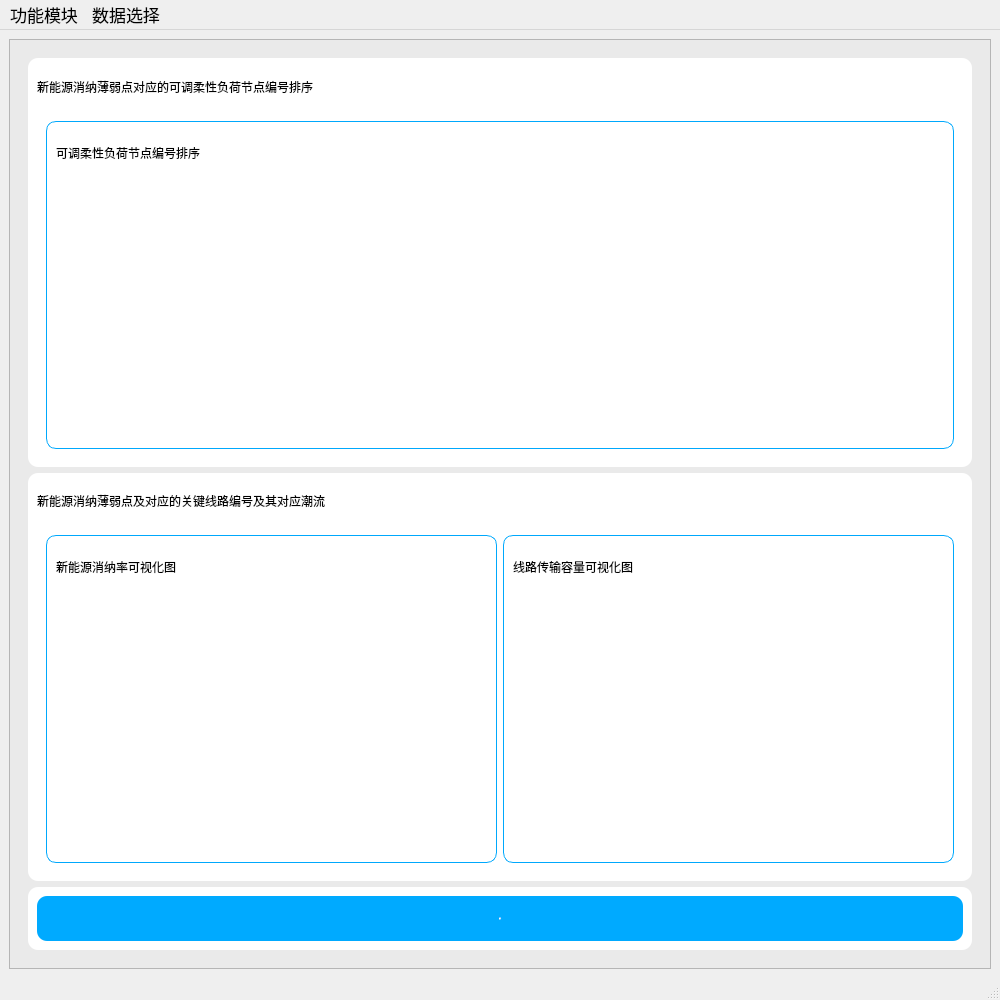
<?xml version="1.0" encoding="UTF-8"?>
<ui version="4.0">
 <class>MainWindow</class>
 <widget class="QMainWindow" name="MainWindow">
  <property name="geometry">
   <rect>
    <x>0</x>
    <y>0</y>
    <width>1000</width>
    <height>1000</height>
   </rect>
  </property>
  <property name="sizePolicy">
   <sizepolicy hsizetype="Preferred" vsizetype="Preferred">
    <horstretch>0</horstretch>
    <verstretch>6</verstretch>
   </sizepolicy>
  </property>
  <property name="minimumSize">
   <size>
    <width>1000</width>
    <height>1000</height>
   </size>
  </property>
  <property name="windowTitle">
   <string>输配协同下面向薄弱点关联潮流精准调控的多元用户联动决策支持系统</string>
  </property>
  <property name="styleSheet">
   <string notr="true">background-color:rgb(234, 234, 234)

&quot;QMenuBar{background-color:transparent;}&quot;/*设置背景色，跟随背景色*/                           
&quot;QMenuBar::selected{background-color:transparent;}&quot;/*设置菜单栏选中背景色*/
&quot;QMenuBar::item{font-size:12px;font-family:Microsoft YaHei;color:rgba(255,255,255,1);}&quot;/*设置菜单栏字体为白色，透明度为1（取值范围0.0-255）*/
</string>
  </property>
  <widget class="QWidget" name="centralwidget">
   <property name="sizePolicy">
    <sizepolicy hsizetype="Preferred" vsizetype="Expanding">
     <horstretch>0</horstretch>
     <verstretch>15</verstretch>
    </sizepolicy>
   </property>
   <layout class="QVBoxLayout" name="verticalLayout">
    <item>
     <widget class="QFrame" name="frame2">
      <property name="sizePolicy">
       <sizepolicy hsizetype="Expanding" vsizetype="Expanding">
        <horstretch>5</horstretch>
        <verstretch>1</verstretch>
       </sizepolicy>
      </property>
      <property name="styleSheet">
       <string notr="true">background-color:rgb(234, 234, 234)</string>
      </property>
      <property name="frameShape">
       <enum>QFrame::StyledPanel</enum>
      </property>
      <property name="frameShadow">
       <enum>QFrame::Raised</enum>
      </property>
      <layout class="QHBoxLayout" name="horizontalLayout_2">
       <item>
        <widget class="QStackedWidget" name="stackedWidget">
         <property name="minimumSize">
          <size>
           <width>0</width>
           <height>0</height>
          </size>
         </property>
         <property name="font">
          <font>
           <pointsize>1</pointsize>
          </font>
         </property>
         <property name="styleSheet">
          <string notr="true"/>
         </property>
         <property name="currentIndex">
          <number>0</number>
         </property>
         <widget class="QWidget" name="page1">
          <property name="styleSheet">
           <string notr="true">QMainWindow{
background-color:rgb(234, 234, 234)
}
QLabel{
font: bold 18px &quot;Microsoft YaHei&quot;;
background-color:rgb(255, 255, 255);
}
QPushButton{
background-color:rgb(0, 170, 255);
font: bold 19px &quot;Microsoft YaHei&quot;;
color: white;
border-radius: 10px

}
QPushButton:hover{
	border-style: solid;
	border-color: rgb(125, 255, 39);
	border-width: 1px;
	border-radius: 5px;
	color: white;
	padding: 2px;
	background-color: rgb(85, 170, 255);
}
QPushButton:pressed{
	border-style: solid;
	border-color: #050a0e;
	border-width: 1px;
	border-radius: 5px;
	color: white;
	padding: 2px;
	background-color: rgb(0, 170, 127);
}</string>
          </property>
          <layout class="QVBoxLayout" name="verticalLayout_5">
           <item>
            <widget class="QFrame" name="frame4">
             <property name="sizePolicy">
              <sizepolicy hsizetype="Expanding" vsizetype="Expanding">
               <horstretch>1</horstretch>
               <verstretch>7</verstretch>
              </sizepolicy>
             </property>
             <property name="styleSheet">
              <string notr="true">
.QFrame{
background-color:rgb(255, 255, 255);
border-radius:10px;
border:0px
}</string>
             </property>
             <property name="frameShape">
              <enum>QFrame::StyledPanel</enum>
             </property>
             <property name="frameShadow">
              <enum>QFrame::Raised</enum>
             </property>
             <layout class="QVBoxLayout" name="verticalLayout_3">
              <item>
               <widget class="QLabel" name="label_6">
                <property name="sizePolicy">
                 <sizepolicy hsizetype="Expanding" vsizetype="Expanding">
                  <horstretch>0</horstretch>
                  <verstretch>1</verstretch>
                 </sizepolicy>
                </property>
                <property name="styleSheet">
                 <string notr="true"/>
                </property>
                <property name="text">
                 <string>新能源消纳薄弱点对应的可调柔性负荷节点编号排序</string>
                </property>
               </widget>
              </item>
              <item>
               <widget class="QFrame" name="frame_5">
                <property name="sizePolicy">
                 <sizepolicy hsizetype="Preferred" vsizetype="Preferred">
                  <horstretch>0</horstretch>
                  <verstretch>9</verstretch>
                 </sizepolicy>
                </property>
                <property name="frameShape">
                 <enum>QFrame::StyledPanel</enum>
                </property>
                <property name="frameShadow">
                 <enum>QFrame::Raised</enum>
                </property>
                <layout class="QVBoxLayout" name="verticalLayout_8">
                 <item>
                  <widget class="QFrame" name="frame_10">
                   <property name="sizePolicy">
                    <sizepolicy hsizetype="Expanding" vsizetype="Expanding">
                     <horstretch>0</horstretch>
                     <verstretch>0</verstretch>
                    </sizepolicy>
                   </property>
                   <property name="styleSheet">
                    <string notr="true">	.QFrame{
			border-width: 1px;
	border-style: solid;
	border-color: rgb(0, 168, 252);
	background-color: white;
	color: #d3dae3;
	}
</string>
                   </property>
                   <property name="frameShape">
                    <enum>QFrame::StyledPanel</enum>
                   </property>
                   <property name="frameShadow">
                    <enum>QFrame::Raised</enum>
                   </property>
                   <layout class="QVBoxLayout" name="verticalLayout_7">
                    <item>
                     <widget class="QLabel" name="label_4">
                      <property name="sizePolicy">
                       <sizepolicy hsizetype="Preferred" vsizetype="Preferred">
                        <horstretch>0</horstretch>
                        <verstretch>1</verstretch>
                       </sizepolicy>
                      </property>
                      <property name="styleSheet">
                       <string notr="true"/>
                      </property>
                      <property name="text">
                       <string>可调柔性负荷节点编号排序</string>
                      </property>
                     </widget>
                    </item>
                    <item>
                     <widget class="QLabel" name="m1_p3">
                      <property name="sizePolicy">
                       <sizepolicy hsizetype="Expanding" vsizetype="Expanding">
                        <horstretch>0</horstretch>
                        <verstretch>6</verstretch>
                       </sizepolicy>
                      </property>
                      <property name="styleSheet">
                       <string notr="true"/>
                      </property>
                      <property name="text">
                       <string/>
                      </property>
                     </widget>
                    </item>
                   </layout>
                  </widget>
                 </item>
                </layout>
               </widget>
              </item>
             </layout>
            </widget>
           </item>
           <item>
            <widget class="QFrame" name="frame3">
             <property name="sizePolicy">
              <sizepolicy hsizetype="Expanding" vsizetype="Expanding">
               <horstretch>2</horstretch>
               <verstretch>7</verstretch>
              </sizepolicy>
             </property>
             <property name="styleSheet">
              <string notr="true">
.QFrame{
background-color:rgb(255, 255, 255);
border-radius:10px;
border:0px
}

</string>
             </property>
             <property name="frameShape">
              <enum>QFrame::StyledPanel</enum>
             </property>
             <property name="frameShadow">
              <enum>QFrame::Raised</enum>
             </property>
             <layout class="QVBoxLayout" name="verticalLayout_2">
              <item>
               <widget class="QLabel" name="label_5">
                <property name="sizePolicy">
                 <sizepolicy hsizetype="Expanding" vsizetype="Expanding">
                  <horstretch>0</horstretch>
                  <verstretch>1</verstretch>
                 </sizepolicy>
                </property>
                <property name="styleSheet">
                 <string notr="true"/>
                </property>
                <property name="text">
                 <string>新能源消纳薄弱点及对应的关键线路编号及其对应潮流</string>
                </property>
               </widget>
              </item>
              <item>
               <widget class="QFrame" name="frame">
                <property name="sizePolicy">
                 <sizepolicy hsizetype="Expanding" vsizetype="Expanding">
                  <horstretch>7</horstretch>
                  <verstretch>9</verstretch>
                 </sizepolicy>
                </property>
                <property name="frameShape">
                 <enum>QFrame::StyledPanel</enum>
                </property>
                <property name="frameShadow">
                 <enum>QFrame::Raised</enum>
                </property>
                <layout class="QHBoxLayout" name="horizontalLayout_4">
                 <item>
                  <widget class="QFrame" name="frame_8">
                   <property name="sizePolicy">
                    <sizepolicy hsizetype="Expanding" vsizetype="Expanding">
                     <horstretch>1</horstretch>
                     <verstretch>0</verstretch>
                    </sizepolicy>
                   </property>
                   <property name="styleSheet">
                    <string notr="true">	.QFrame{
			border-width: 1px;
	border-style: solid;
	border-color: rgb(0, 168, 252);
	background-color: white;
	color: #d3dae3;
	}
</string>
                   </property>
                   <property name="frameShape">
                    <enum>QFrame::StyledPanel</enum>
                   </property>
                   <property name="frameShadow">
                    <enum>QFrame::Raised</enum>
                   </property>
                   <layout class="QVBoxLayout" name="verticalLayout_4">
                    <item>
                     <widget class="QLabel" name="label">
                      <property name="sizePolicy">
                       <sizepolicy hsizetype="Expanding" vsizetype="Expanding">
                        <horstretch>0</horstretch>
                        <verstretch>1</verstretch>
                       </sizepolicy>
                      </property>
                      <property name="styleSheet">
                       <string notr="true"/>
                      </property>
                      <property name="text">
                       <string>新能源消纳率可视化图</string>
                      </property>
                     </widget>
                    </item>
                    <item>
                     <widget class="QLabel" name="m1_p1">
                      <property name="sizePolicy">
                       <sizepolicy hsizetype="Expanding" vsizetype="Expanding">
                        <horstretch>0</horstretch>
                        <verstretch>6</verstretch>
                       </sizepolicy>
                      </property>
                      <property name="styleSheet">
                       <string notr="true"/>
                      </property>
                      <property name="text">
                       <string/>
                      </property>
                     </widget>
                    </item>
                   </layout>
                  </widget>
                 </item>
                 <item>
                  <widget class="QFrame" name="frame_9">
                   <property name="sizePolicy">
                    <sizepolicy hsizetype="Expanding" vsizetype="Expanding">
                     <horstretch>1</horstretch>
                     <verstretch>0</verstretch>
                    </sizepolicy>
                   </property>
                   <property name="styleSheet">
                    <string notr="true">	.QFrame{
			border-width: 1px;
	border-style: solid;
	border-color: rgb(0, 168, 252);
	background-color: white;
	color: #d3dae3;
	}
</string>
                   </property>
                   <property name="frameShape">
                    <enum>QFrame::StyledPanel</enum>
                   </property>
                   <property name="frameShadow">
                    <enum>QFrame::Raised</enum>
                   </property>
                   <layout class="QVBoxLayout" name="verticalLayout_6">
                    <item>
                     <widget class="QLabel" name="label_2">
                      <property name="sizePolicy">
                       <sizepolicy hsizetype="Expanding" vsizetype="Expanding">
                        <horstretch>0</horstretch>
                        <verstretch>1</verstretch>
                       </sizepolicy>
                      </property>
                      <property name="styleSheet">
                       <string notr="true"/>
                      </property>
                      <property name="text">
                       <string>线路传输容量可视化图</string>
                      </property>
                     </widget>
                    </item>
                    <item>
                     <widget class="QLabel" name="m1_p2">
                      <property name="sizePolicy">
                       <sizepolicy hsizetype="Expanding" vsizetype="Expanding">
                        <horstretch>0</horstretch>
                        <verstretch>6</verstretch>
                       </sizepolicy>
                      </property>
                      <property name="styleSheet">
                       <string notr="true"/>
                      </property>
                      <property name="text">
                       <string/>
                      </property>
                     </widget>
                    </item>
                   </layout>
                  </widget>
                 </item>
                </layout>
               </widget>
              </item>
             </layout>
            </widget>
           </item>
           <item>
            <widget class="QFrame" name="frame_11">
             <property name="sizePolicy">
              <sizepolicy hsizetype="Expanding" vsizetype="Expanding">
               <horstretch>0</horstretch>
               <verstretch>1</verstretch>
              </sizepolicy>
             </property>
             <property name="styleSheet">
              <string notr="true">
.QFrame{
background-color:rgb(255, 255, 255);
border-radius:10px;
border:0px
}

</string>
             </property>
             <property name="frameShape">
              <enum>QFrame::StyledPanel</enum>
             </property>
             <property name="frameShadow">
              <enum>QFrame::Raised</enum>
             </property>
             <layout class="QVBoxLayout" name="verticalLayout_9">
              <item>
               <widget class="QPushButton" name="m1_run1">
                <property name="sizePolicy">
                 <sizepolicy hsizetype="Expanding" vsizetype="Expanding">
                  <horstretch>3</horstretch>
                  <verstretch>1</verstretch>
                 </sizepolicy>
                </property>
                <property name="minimumSize">
                 <size>
                  <width>200</width>
                  <height>45</height>
                 </size>
                </property>
                <property name="maximumSize">
                 <size>
                  <width>16777215</width>
                  <height>55</height>
                 </size>
                </property>
                <property name="font">
                 <font>
                  <family>Microsoft YaHei</family>
                  <pointsize>-1</pointsize>
                  <weight>75</weight>
                  <italic>false</italic>
                  <bold>true</bold>
                 </font>
                </property>
                <property name="styleSheet">
                 <string notr="true"/>
                </property>
                <property name="text">
                 <string>运行</string>
                </property>
               </widget>
              </item>
             </layout>
            </widget>
           </item>
          </layout>
         </widget>
         <widget class="QWidget" name="page2">
          <property name="minimumSize">
           <size>
            <width>600</width>
            <height>600</height>
           </size>
          </property>
          <layout class="QGridLayout" name="gridLayout_3">
           <item row="0" column="0">
            <widget class="QFrame" name="frame_2">
             <property name="sizePolicy">
              <sizepolicy hsizetype="Expanding" vsizetype="Expanding">
               <horstretch>0</horstretch>
               <verstretch>1</verstretch>
              </sizepolicy>
             </property>
             <property name="styleSheet">
              <string notr="true">QLabel{
font: bold 14px &quot;Microsoft YaHei&quot;;
background-color:rgb(255, 255, 255);
}
QPushButton{
background-color:rgb(0, 170, 255);
font: bold 19px &quot;Microsoft YaHei&quot;;
color: white;
border-radius: 10px

}
QPushButton:hover{
	border-style: solid;
	border-color: rgb(125, 255, 39);
	border-width: 1px;
	border-radius: 5px;
	color: white;
	padding: 2px;
	background-color: rgb(85, 170, 255);
}
QPushButton:pressed{
	border-style: solid;
	border-color: #050a0e;
	border-width: 1px;
	border-radius: 5px;
	color: white;
	padding: 2px;
	background-color: rgb(0, 170, 127);
}</string>
             </property>
             <property name="frameShape">
              <enum>QFrame::StyledPanel</enum>
             </property>
             <property name="frameShadow">
              <enum>QFrame::Raised</enum>
             </property>
             <layout class="QHBoxLayout" name="horizontalLayout">
              <item>
               <widget class="QFrame" name="frame_3">
                <property name="sizePolicy">
                 <sizepolicy hsizetype="Expanding" vsizetype="Expanding">
                  <horstretch>2</horstretch>
                  <verstretch>0</verstretch>
                 </sizepolicy>
                </property>
                <property name="frameShape">
                 <enum>QFrame::StyledPanel</enum>
                </property>
                <property name="frameShadow">
                 <enum>QFrame::Raised</enum>
                </property>
               </widget>
              </item>
              <item>
               <widget class="QPushButton" name="m2_btn1">
                <property name="sizePolicy">
                 <sizepolicy hsizetype="Expanding" vsizetype="Expanding">
                  <horstretch>3</horstretch>
                  <verstretch>0</verstretch>
                 </sizepolicy>
                </property>
                <property name="minimumSize">
                 <size>
                  <width>120</width>
                  <height>45</height>
                 </size>
                </property>
                <property name="maximumSize">
                 <size>
                  <width>16777215</width>
                  <height>55</height>
                 </size>
                </property>
                <property name="styleSheet">
                 <string notr="true"/>
                </property>
                <property name="text">
                 <string>导入电网数据</string>
                </property>
               </widget>
              </item>
              <item>
               <widget class="QFrame" name="frame_4">
                <property name="sizePolicy">
                 <sizepolicy hsizetype="Expanding" vsizetype="Expanding">
                  <horstretch>2</horstretch>
                  <verstretch>0</verstretch>
                 </sizepolicy>
                </property>
                <property name="frameShape">
                 <enum>QFrame::StyledPanel</enum>
                </property>
                <property name="frameShadow">
                 <enum>QFrame::Raised</enum>
                </property>
               </widget>
              </item>
              <item>
               <widget class="QPushButton" name="m2_btn2">
                <property name="sizePolicy">
                 <sizepolicy hsizetype="Expanding" vsizetype="Expanding">
                  <horstretch>3</horstretch>
                  <verstretch>0</verstretch>
                 </sizepolicy>
                </property>
                <property name="minimumSize">
                 <size>
                  <width>120</width>
                  <height>45</height>
                 </size>
                </property>
                <property name="maximumSize">
                 <size>
                  <width>16777215</width>
                  <height>55</height>
                 </size>
                </property>
                <property name="styleSheet">
                 <string notr="true"/>
                </property>
                <property name="text">
                 <string>导入运行数据</string>
                </property>
               </widget>
              </item>
              <item>
               <widget class="QFrame" name="frame_6">
                <property name="sizePolicy">
                 <sizepolicy hsizetype="Expanding" vsizetype="Expanding">
                  <horstretch>2</horstretch>
                  <verstretch>0</verstretch>
                 </sizepolicy>
                </property>
                <property name="frameShape">
                 <enum>QFrame::StyledPanel</enum>
                </property>
                <property name="frameShadow">
                 <enum>QFrame::Raised</enum>
                </property>
               </widget>
              </item>
              <item>
               <widget class="QPushButton" name="m2_btn3">
                <property name="sizePolicy">
                 <sizepolicy hsizetype="Expanding" vsizetype="Expanding">
                  <horstretch>3</horstretch>
                  <verstretch>0</verstretch>
                 </sizepolicy>
                </property>
                <property name="minimumSize">
                 <size>
                  <width>120</width>
                  <height>45</height>
                 </size>
                </property>
                <property name="maximumSize">
                 <size>
                  <width>16777215</width>
                  <height>55</height>
                 </size>
                </property>
                <property name="styleSheet">
                 <string notr="true"/>
                </property>
                <property name="text">
                 <string>运行评估</string>
                </property>
               </widget>
              </item>
              <item>
               <widget class="QFrame" name="frame_7">
                <property name="sizePolicy">
                 <sizepolicy hsizetype="Expanding" vsizetype="Expanding">
                  <horstretch>2</horstretch>
                  <verstretch>0</verstretch>
                 </sizepolicy>
                </property>
                <property name="frameShape">
                 <enum>QFrame::StyledPanel</enum>
                </property>
                <property name="frameShadow">
                 <enum>QFrame::Raised</enum>
                </property>
               </widget>
              </item>
             </layout>
            </widget>
           </item>
           <item row="1" column="0">
            <widget class="QLabel" name="m2_p1">
             <property name="sizePolicy">
              <sizepolicy hsizetype="Expanding" vsizetype="Expanding">
               <horstretch>0</horstretch>
               <verstretch>9</verstretch>
              </sizepolicy>
             </property>
             <property name="font">
              <font>
               <pointsize>22</pointsize>
              </font>
             </property>
             <property name="styleSheet">
              <string notr="true">	border-width: 1px;
	border-style: solid;
	border-color: rgb(0, 168, 252);
	background-color: white;
	color: #d3dae3;</string>
             </property>
             <property name="text">
              <string/>
             </property>
            </widget>
           </item>
          </layout>
         </widget>
        </widget>
       </item>
      </layout>
     </widget>
    </item>
   </layout>
  </widget>
  <widget class="QMenuBar" name="menuBar">
   <property name="geometry">
    <rect>
     <x>0</x>
     <y>0</y>
     <width>1000</width>
     <height>28</height>
    </rect>
   </property>
   <property name="sizePolicy">
    <sizepolicy hsizetype="MinimumExpanding" vsizetype="Expanding">
     <horstretch>0</horstretch>
     <verstretch>0</verstretch>
    </sizepolicy>
   </property>
   <property name="minimumSize">
    <size>
     <width>0</width>
     <height>0</height>
    </size>
   </property>
   <property name="font">
    <font>
     <family>Microsoft YaHei</family>
     <pointsize>13</pointsize>
     <weight>3</weight>
     <italic>false</italic>
     <bold>false</bold>
     <underline>false</underline>
    </font>
   </property>
   <property name="styleSheet">
    <string notr="true">font: 25 13pt &quot;Microsoft YaHei&quot;;</string>
   </property>
   <widget class="QMenu" name="menu">
    <property name="font">
     <font>
      <family>Microsoft YaHei</family>
      <pointsize>13</pointsize>
      <weight>3</weight>
      <italic>false</italic>
      <bold>false</bold>
     </font>
    </property>
    <property name="title">
     <string>功能模块</string>
    </property>
    <addaction name="action1"/>
    <addaction name="action2"/>
   </widget>
   <widget class="QMenu" name="menu_2">
    <property name="title">
     <string>数据选择</string>
    </property>
    <addaction name="data_select_xinyi"/>
    <addaction name="data_select_yinshan"/>
   </widget>
   <addaction name="menu"/>
   <addaction name="menu_2"/>
  </widget>
  <widget class="QStatusBar" name="statusbar"/>
  <action name="to_module1">
   <property name="text">
    <string>模块一</string>
   </property>
  </action>
  <action name="to_module2">
   <property name="text">
    <string>模块二</string>
   </property>
  </action>
  <action name="to_module3">
   <property name="text">
    <string>模块三</string>
   </property>
  </action>
  <action name="action1">
   <property name="text">
    <string>模块一</string>
   </property>
  </action>
  <action name="action2">
   <property name="text">
    <string>模块二</string>
   </property>
  </action>
  <action name="data_select_xinyi">
   <property name="text">
    <string>xinyi</string>
   </property>
  </action>
  <action name="data_select_yinshan">
   <property name="text">
    <string>yinshan</string>
   </property>
  </action>
 </widget>
 <resources/>
 <connections/>
</ui>
